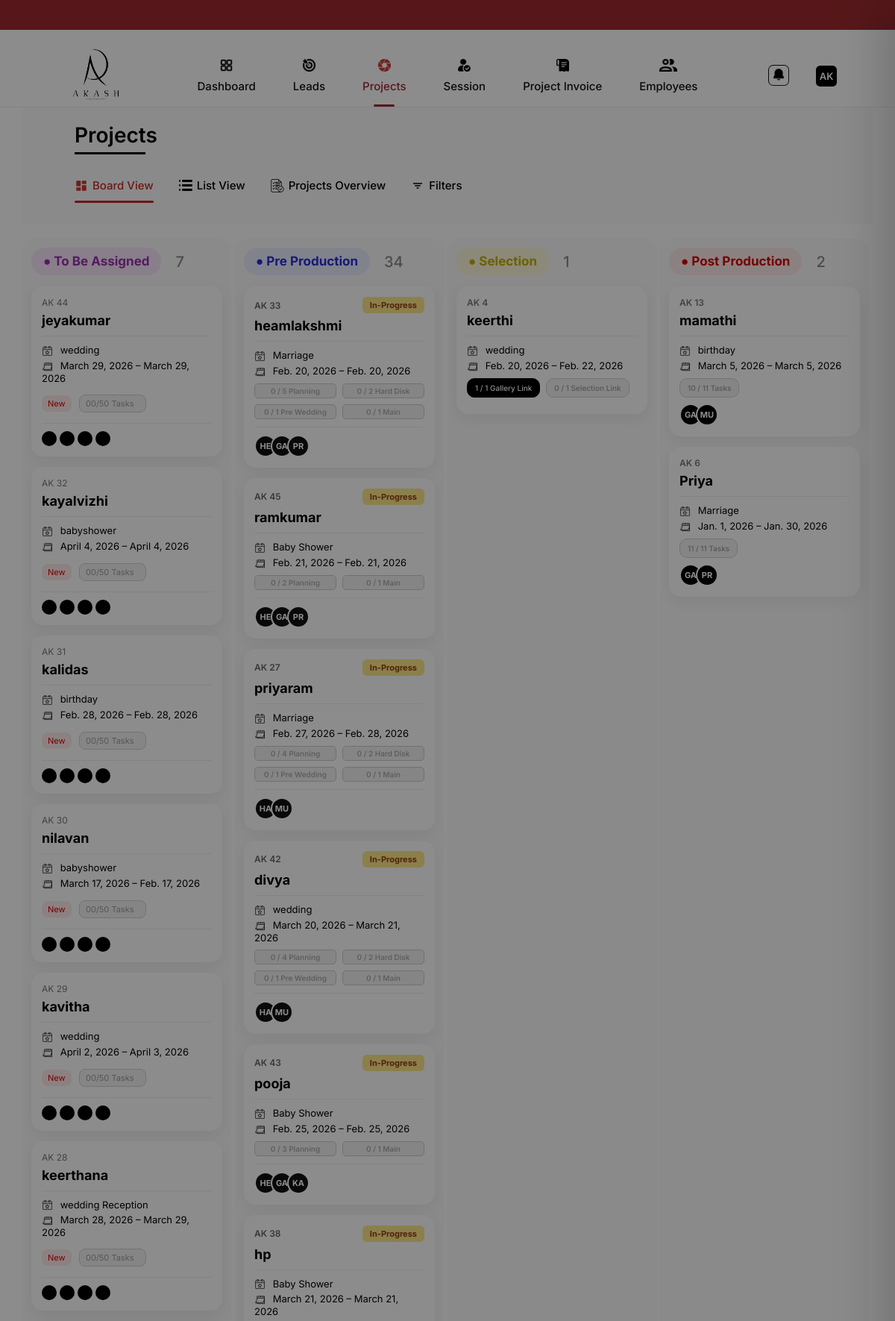
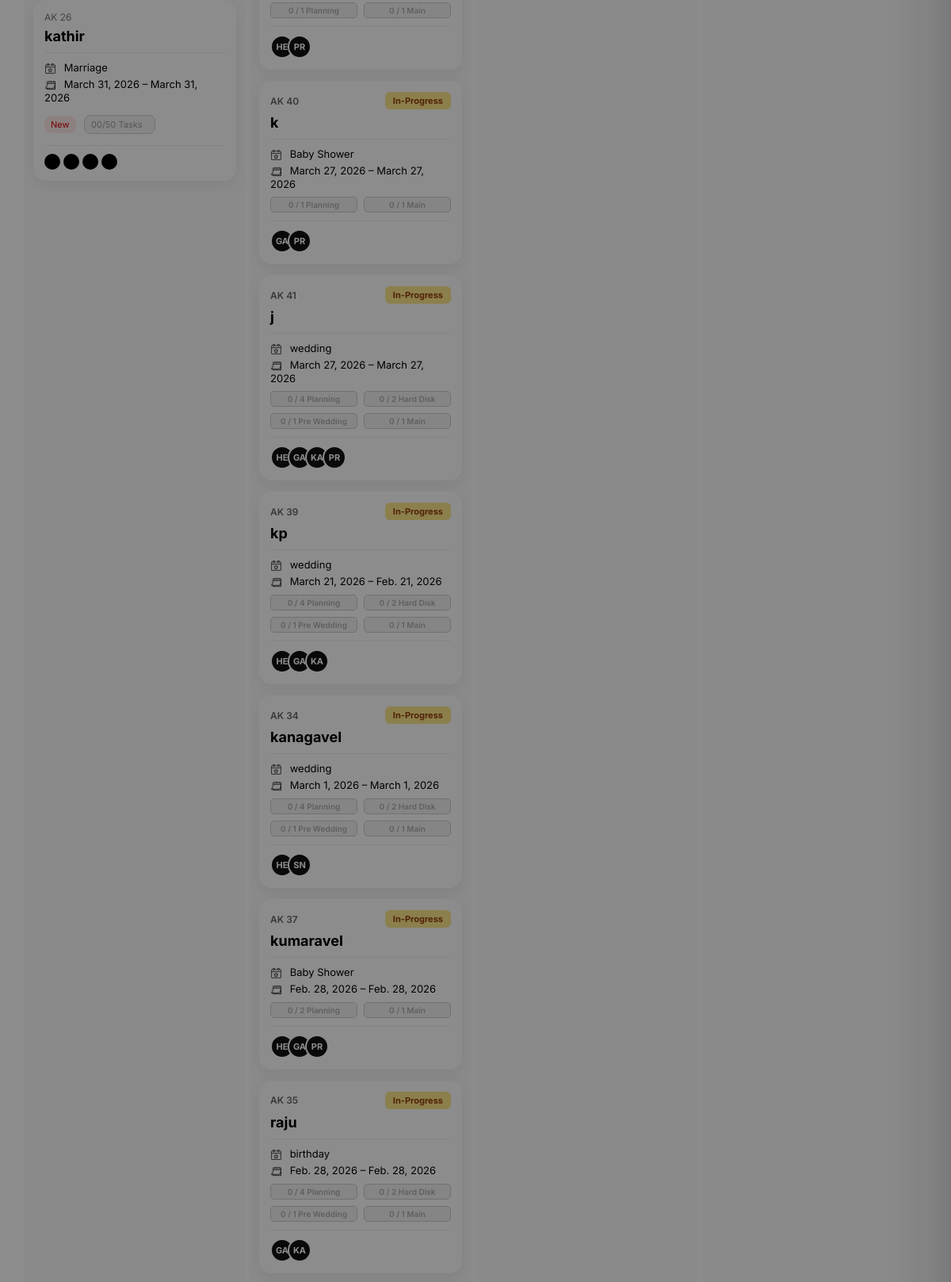
/projects/ (upper part), run on the app's committed database (2 pictures, top to bottom).
### core/models.py (models this page shows, shortened)
class Project(models.Model):
    STATUS_CHOICES = [
        ("ASSIGNED", "To Be Assigned"),
        ("PRE", "Pre Production"),
        ("SELECTION", "Selection"),
        ("POST", "Post Production"),
        ("COMPLETED", "Completed"),
    ]
    lead = models.OneToOneField(
        "Lead",
        on_delete=models.CASCADE,
        related_name="project"
    )
    client_name = models.CharField(
        max_length=100,
        blank=True,
        null=True
    )
    event_type = models.CharField(
        max_length=100,
        blank=True,
        null=True
    )
    start_date = models.DateField(
        blank=True,
        null=True
    )
    end_date = models.DateField(
        blank=True,
        null=True
    )
    status = models.CharField(
        max_length=20,
        choices=STATUS_CHOICES,
        default="ASSIGNED"
    )
    created_at = models.DateTimeField(
        auto_now_add=True
    )

class Lead(models.Model):
    STATUS_CHOICES = [
        ("NEW", "New"),
        ("FOLLOW_UP", "Follow Up"),
        ("ACCEPTED", "Accepted"),
        ("LOST", "Lost"),
    ]
    client_name = models.CharField(max_length=100)
    phone = models.CharField(max_length=15)
    email = models.EmailField(blank=True, null=True)
    position = models.PositiveIntegerField(default=0)
    event_type = models.CharField(max_length=50)
    event_start_date = models.DateField()
    event_start_session = models.CharField(
    max_length=10,
    choices=[("Morning", "Morning"), ("Evening", "Evening")]
)
    event_end_date = models.DateField()
    event_end_session = models.CharField(
    max_length=10,
    choices=[("Morning", "Morning"), ("Evening", "Evening")]
)
    follow_up_date = models.DateField(null=True, blank=True)
    event_location = models.CharField(max_length=150)
    total_amount = models.DecimalField(
        max_digits=10, decimal_places=2, null=True, blank=True
    )
    paid_amount = models.DecimalField(
        max_digits=10, decimal_places=2, default=0
    )
    status = models.CharField(
        max_length=20,
        choices=STATUS_CHOICES,
        default="NEW"
    )
    created_at = models.DateTimeField(auto_now_add=True)

class ProjectTask(models.Model):
    PHASE_CHOICES = [
        ("PLANNING", "Planning & Coordination"),
        ("HARD_DISK", "Hard Disk Collection"),
        ("PRE_WEDDING", "Pre Wedding Shoot"),
        ("MAIN", "Main Coverage Phase"),
         ("SELECTION", "Selection Phase"),
          ("POST", "Post Production"),
    ]
    STATUS_CHOICES = [
        ("OPEN", "Open"),
        ("ON_HOLD", "On Hold"),
        ("COMPLETED", "Completed"),
    ]
    project = models.ForeignKey(
        Project,
        on_delete=models.CASCADE,
        related_name="tasks"
    )
    phase = models.CharField(
        max_length=30,
        choices=PHASE_CHOICES
    )
    title = models.CharField(max_length=150)
    description = models.TextField(blank=True, null=True)
    assigned_to = models.ForeignKey(
        TeamMember,
        on_delete=models.SET_NULL,
        null=True,
        blank=True
    )
    start_date = models.DateField(null=True, blank=True)
    due_date = models.DateField(null=True, blank=True)
    status = models.CharField(
        max_length=20,
        choices=STATUS_CHOICES,
        default="OPEN"
    )
    created_at = models.DateTimeField(auto_now_add=True)

class ProjectTeam(models.Model):
    project = models.ForeignKey(
        Project,
        on_delete=models.CASCADE,
        related_name="team_assignments"
    )
    member = models.ForeignKey(
        TeamMember,
        on_delete=models.CASCADE
    )
    assigned_at = models.DateTimeField(auto_now_add=True)
    class Meta:
        unique_together = ("project", "member")

class TeamMember(models.Model):
    ROLE_CHOICES = [
        ("PHOTOGRAPHER", "Photographer"),
        ("VIDEOGRAPHER", "Videographer"),
        ("EDITOR", "Editor"),
        ("ASSISTANT", "Assistant"),
    ]
    user = models.OneToOneField(
        User,
        on_delete=models.CASCADE,
        related_name="team_profile"
    )
    role = models.CharField(max_length=30, choices=ROLE_CHOICES)
    is_active = models.BooleanField(default=True)

### core/views.py (the view, shortened to what this page needs)
# urls.py: path("projects/", projects_view, name="projects"),
def projects_view(request):
    projects = Project.objects.select_related("lead").prefetch_related(
    "tasks",
    "team_assignments__member__user"
)
    month = request.GET.get("month")
    year  = request.GET.get("year")
    from_date = request.GET.get("from_date")
    to_date   = request.GET.get("to_date")
    if from_date and to_date:
        projects = projects.filter(
            lead__event_start_date__range=(from_date, to_date)
        )
    statuses = request.GET.getlist("status")
    if statuses:
        projects = projects.filter(status__in=statuses)
    completion = request.GET.get("completion")
    if completion == "COMPLETED":
        projects = projects.filter(
            ~Q(tasks__status__in=["OPEN", "ON_HOLD"])
        )
    elif completion == "PENDING":
        projects = projects.filter(
            tasks__status__in=["OPEN", "ON_HOLD"]
        )
    members = TeamMember.objects.filter(is_active=True)
    grouped_team = defaultdict(list)
    for member in members:
        category = ROLE_CATEGORY_MAP.get(member.role)
        if category:
            grouped_team[category].append(member)
    pending_internal = get_pending_internal_projects(projects)
    awaiting_client = get_awaiting_client_projects(projects)
    projects = projects.order_by('-created_at')
    context = {
        "assigned": projects.filter(status="ASSIGNED"),
        "pre_cards": build_pre_card_data(projects.filter(status="PRE")),
        "selection": projects.filter(status="SELECTION"),
        "post": build_post_card_data(
    projects.filter(status="POST")
),
        "completed": projects.filter(status="COMPLETED"),
        "general_team": grouped_team["general"],
        "pre_team": grouped_team["pre"],
        "post_team": grouped_team["post"],
        "pending_internal": pending_internal,
        "awaiting_client": awaiting_client,
    }
    return render(request, "projects.html", context)

### core/utils/project_cards.py (called while the page is built)
def build_post_card_data(projects):
    cards = []
    for p in projects:
        total_tasks = p.tasks.count()
        completed_tasks = p.tasks.filter(status="COMPLETED").count()
        cards.append({
            "id": p.id,
            "client_name": p.client_name or p.lead.client_name,
            "event_type": p.lead.event_type,
            "start_date": p.lead.event_start_date,
            "end_date": p.lead.event_end_date,
            "completed": completed_tasks,
            "total": total_tasks,
            "team": p.team_assignments.all(),
        })
    return cards

### core/utils/project_overview.py (called while the page is built)
def get_pending_internal_projects(projects):
    pending_projects = []
    for project in projects:
        pending_tasks = project.tasks.filter(
            status__in=["OPEN", "ON_HOLD"]
        )
        if not pending_tasks.exists():
            continue
        team = [
            {
                "id": pt.member.id,
                "initials": (pt.member.user.first_name[:1] or pt.member.user.username[:1]).upper()
            }
            for pt in project.team_assignments.select_related("member__user")
        ]
        pending_projects.append({
            "id": project.id,
            "lead": project.lead,
            "team": team,
            "pending_tasks": pending_tasks,
        })
    return pending_projects

def get_awaiting_client_projects(projects):
    result = []
    for project in projects:
        lead = project.lead
        pending_list = []
        if lead.total_amount and lead.paid_amount < lead.total_amount:
            pending_list.append("Payment Pending")
        if lead.follow_up_date:
            pending_list.append("Awaiting Client Response")
        if not pending_list:
            continue
        result.append({
            "id": project.id,
            "lead": lead,
            "due_date": lead.follow_up_date,
            "pending_list": pending_list
        })
    return result

### core/templates/projects.html (shortened to what this page needs)
{% extends "base.html" %}
{% load static %}
{% block content %}
<link rel="stylesheet" href="{% static 'css/projects.css' %}">
<div class="projects-wrapper">
  <div class="project-header">
    <h2 class="page-title">Projects</h2>
    <div class="project-toolbar">
      <div>
        <img src="{% static 'images/boardview.svg' %}" class="active"> <span class="active"> Board View</span>
      </div>
      <div> <img src="{% static 'images/listview.svg' %}"> <span> List View</span></div>
      <div><img src="{% static 'images/overview.svg' %}"> <span> Projects Overview</span></div>
      <div> <img src="{% static 'images/filter.svg' %}"> <span> Filters</span></div>
    </div>
  </div>
  <div id="boardView">
    <div class="projects-board">
      <div class="project-column" data-status="ASSIGNED">
        <div class="column-head purple">
          <span class="label">● To Be Assigned </span> <span class="count">{{ assigned|length }}</span>
        </div>
        {% for p in assigned %}
        <div class="project-card" draggable="true" data-id="{{ p.id }}">
          <div class="code">AK {{ p.id }}</div>
          <h4>{{ p.client_name }}</h4>
          <hr class="pre-card-divider" />
          <div class="selection-event">
            <span>
              <img src="{% static 'images/event.svg' %}">
              {{ p.event_type }}
            </span>
            <span>
              <img src="{% static 'images/calender.svg' %}">
              {{ p.start_date }} – {{ p.end_date }}
            </span>
          </div>
          <div class="task-row">
            <span class="badge new">New</span>
            <span class="badge gray">00/50 Tasks</span>
          </div>
          <div class="avatars">
            <span></span><span></span><span></span><span></span>
          </div>
        </div>
        {% endfor %}
      </div>
      <div class="project-column precard" data-status="PRE">
        <div class="column-head blue">
          <span class="label">● Pre Production</span> <span class="count">{{ pre_cards|length }}</span>
        </div>
        {% for p in pre_cards %}
        <div class="project-card pre-card" data-id="{{ p.id }}">
          <div class="pre-card-header">
            <span class="pre-card-code">AK {{ p.id }}</span>
            <span class="pre-card-status {% if p.is_completed %}completed{% else %}inprogress{% endif %}">
              {% if p.is_completed %}Completed{% else %}In-Progress{% endif %}
            </span>
          </div>
          <h4 class="pre-card-client">{{ p.client_name }}</h4>
          <hr class="pre-card-divider" />
          <div class="selection-event">
            <span>
              <img src="{% static 'images/event.svg' %}">
              {{ p.event_type }}
            </span>
            <span>
              <img src="{% static 'images/calender.svg' %}">
              {{ p.start_date }} – {{ p.end_date }}
            </span>
          </div>
          <div class="pre-card-task-grid">
            {% for t in p.tasks %}
            <div class="pre-card-task-chip {% if t.done == t.total %}phase-complete{% else %}phase-pending{% endif %}">
              {{ t.done }} / {{ t.total }} {{ t.phase }}
            </div>
            {% endfor %}
          </div>
          <hr class="pre-card-divider" />
          <div class="pre-card-team">
            {% for m in p.team %}
            <span class="pre-card-avatar">{{ m.initials }}</span>
            {% endfor %}
          </div>
        </div>
        {% endfor %}
      </div>
      <div class="project-column" data-status="SELECTION">
        <div class="column-head yellow">
          <span class="label"> ● Selection </span>
          <span class="count">{{ selection|length }}</span>
        </div>
        {% for p in selection %}
        <div class="project-card selection-card" data-id="{{ p.id }}">
          <div class="selection-code">AK {{ p.id }}</div>
          <h4 class="selection-client">{{ p.client_name }}</h4>
          <hr class="selection-divider" />
          <div class="selection-event">
            <span>
              <img src="{% static 'images/event.svg' %}">
              {{ p.lead.event_type }}
            </span>
            <span>
              <img src="{% static 'images/calender.svg' %}">
              {{ p.lead.event_start_date }} – {{ p.lead.event_end_date }}
            </span>
          </div>
          <div class="selection-links">
  {% for t in p.tasks.all %}
    {% if t.phase == "SELECTION" %}
      <div class="selection-chip
           {% if t.status == 'COMPLETED' %}
             selection-complete
           {% else %}
             selection-pending
           {% endif %}
      ">
        {% if t.status == "COMPLETED" %}
          1 / 1 {{ t.title }}
        {% else %}
          0 / 1 {{ t.title }}
        {% endif %}
      </div>
    {% endif %}
  {% endfor %}
</div>
        </div>
        {% endfor %}
      </div>
      <div class="project-column" data-status="POST">
        <div class="column-head red">
          <span class="label"> ● Post Production </span> <span class="count">{{ post|length }}</span>
        </div>
        {% for p in post %}
        <div class="project-card selection-card" data-id="{{ p.id }}">
          <div class="selection-code">AK {{ p.id }}</div>
          <h4 class="selection-client">{{ p.client_name }}</h4>
          <hr class="selection-divider" />
          <div class="selection-event">
            <span>
              <img src="{% static 'images/event.svg' %}">
              {{ p.event_type }}
            </span>
            <span>
              <img src="{% static 'images/calender.svg' %}">
              {{ p.start_date }} – {{ p.end_date }}
            </span>
          </div>
          <div class="selection-links">
            <div class="selection-chip selection-pending">
              {{ p.completed }} / {{ p.total }} Tasks
            </div>
          </div>
          <div class="selection-team">
            {% for m in p.team %}
            <span class="selection-avatar">
              {{ m.member.user.first_name|slice:":2"|upper }}
            </span>
            {% endfor %}
          </div>
        </div>
        {% endfor %}
      </div>
    </div>
  </div>
</div>
<div class="assign-popup" id="assignPopup" data-count="{{ assigned|length }}">
</div>
{% endblock %}

### core/static/css/base.css (style rules this page uses)
:root { --primary: #9e2a2f; --text-dark: #111; --text-muted: #666; }
* { margin: 0; padding: 0; box-sizing: border-box; }
body { font-family: "Inter", sans-serif; background: #fff; }

### data on the page
Project: id "44", client_name "jeyakumar", event_type "wedding", start_date "March 29, 2026", end_date "March 29, 2026"
Project: id "32", client_name "kayalvizhi", event_type "babyshower", start_date "April 4, 2026", end_date "April 4, 2026"
Project: id "31", client_name "kalidas", event_type "birthday", start_date "Feb. 28, 2026", end_date "Feb. 28, 2026"
Project: id "30", client_name "nilavan", event_type "babyshower", start_date "March 17, 2026", end_date "Feb. 17, 2026"
Project: id "29", client_name "kavitha", event_type "wedding", start_date "April 2, 2026", end_date "April 3, 2026"
Project: id "28", client_name "keerthana", event_type "wedding Reception", start_date "March 28, 2026", end_date "March 29, 2026"
Project: id "26", client_name "kathir", event_type "Marriage", start_date "March 31, 2026", end_date "March 31, 2026"
Project: client_name "heamlakshmi"
Lead: event_type "Marriage", start_date "Feb. 20, 2026", end_date "Feb. 20, 2026"
ProjectTask: done "0", total "1", phase "Main"
Project: client_name "ramkumar"
Lead: event_type "Baby Shower", start_date "Feb. 21, 2026", end_date "Feb. 21, 2026"
Project: client_name "priyaram"
Lead: event_type "Marriage", start_date "Feb. 27, 2026", end_date "Feb. 28, 2026"
Project: client_name "divya"
Lead: event_type "wedding", start_date "March 20, 2026", end_date "March 21, 2026"
Project: client_name "pooja"
Lead: event_type "Baby Shower", start_date "Feb. 25, 2026", end_date "Feb. 25, 2026"
Project: client_name "hp"
Lead: event_type "Baby Shower", start_date "March 21, 2026", end_date "March 21, 2026"
Lead: event_type "Baby Shower", start_date "March 27, 2026", end_date "March 27, 2026"
Lead: event_type "wedding", start_date "March 27, 2026", end_date "March 27, 2026"
Project: client_name "kp"
Lead: event_type "wedding", start_date "March 21, 2026", end_date "Feb. 21, 2026"
Project: client_name "kanagavel"
Lead: event_type "wedding", start_date "March 1, 2026", end_date "March 1, 2026"
Project: client_name "kumaravel"
Lead: event_type "Baby Shower", start_date "Feb. 28, 2026", end_date "Feb. 28, 2026"
Project: client_name "raju"
Lead: event_type "birthday", start_date "Feb. 28, 2026", end_date "Feb. 28, 2026"
Project: id "4", client_name "keerthi", lead.event_type "wedding", lead.event_start_date "Feb. 20, 2026", lead.event_end_date "Feb. 22, 2026"
ProjectTask: title "Gallery Link"
ProjectTask: title "Selection Link"
Project: client_name "mamathi"
Lead: event_type "birthday", start_date "March 5, 2026", end_date "March 5, 2026"
ProjectTeam: member.user.first_name "GA"
ProjectTeam: member.user.first_name "MU"
Project: client_name "Priya"
Lead: event_type "Marriage", start_date "Jan. 1, 2026", end_date "Jan. 30, 2026"
ProjectTeam: member.user.first_name "GA"
ProjectTeam: member.user.first_name "PR"

### other printed values
{{ assigned|length }} "7"
{{ pre_cards|length }} "34"
{{ p.id }} "33" "45" "27" "42" "43" "38" "40" "41" "39" "34" "37" "35"
{{ t.done }} "0" "0" "0" "0" "0" "0" "0" "0" "0" "0" "0" "0" "0" "0" "0" "0" "0" "0" "0" "0" "0" "0" "0" "0" "0" "0"
{{ t.total }} "5" "2" "1" "2" "4" "2" "1" "4" "2" "1" "3" "1" "1" "4" "2" "1" "4" "2" "1" "4" "2" "1" "2" "4" "2" "1"
{{ t.phase }} "Planning" "Hard Disk" "Pre Wedding" "Planning" "Planning" "Hard Disk" "Pre Wedding" "Planning" "Hard Disk" "Pre Wedding" "Planning" "Planning" "Planning" "Planning" "Hard Disk" "Pre Wedding" "Planning" "Hard Disk" "Pre Wedding" "Planning" "Hard Disk" "Pre Wedding" "Planning" "Planning" "Hard Disk" "Pre Wedding"
{{ m.initials }} "HE" "GA" "PR" "HE" "GA" "PR" "HA" "MU" "HA" "MU" "HE" "GA" "KA" "HE" "PR" "GA" "PR" "HE" "GA" "KA" "PR" "HE" "GA" "KA" "HE" "SN" "HE" "GA" "PR" "GA" "KA"
{{ p.client_name }} "k" "j"
{{ selection|length }} "1"
{{ post|length }} "2"
{{ p.id }} "13" "6"
{{ p.completed }} "10" "11"
{{ p.total }} "11" "11"
